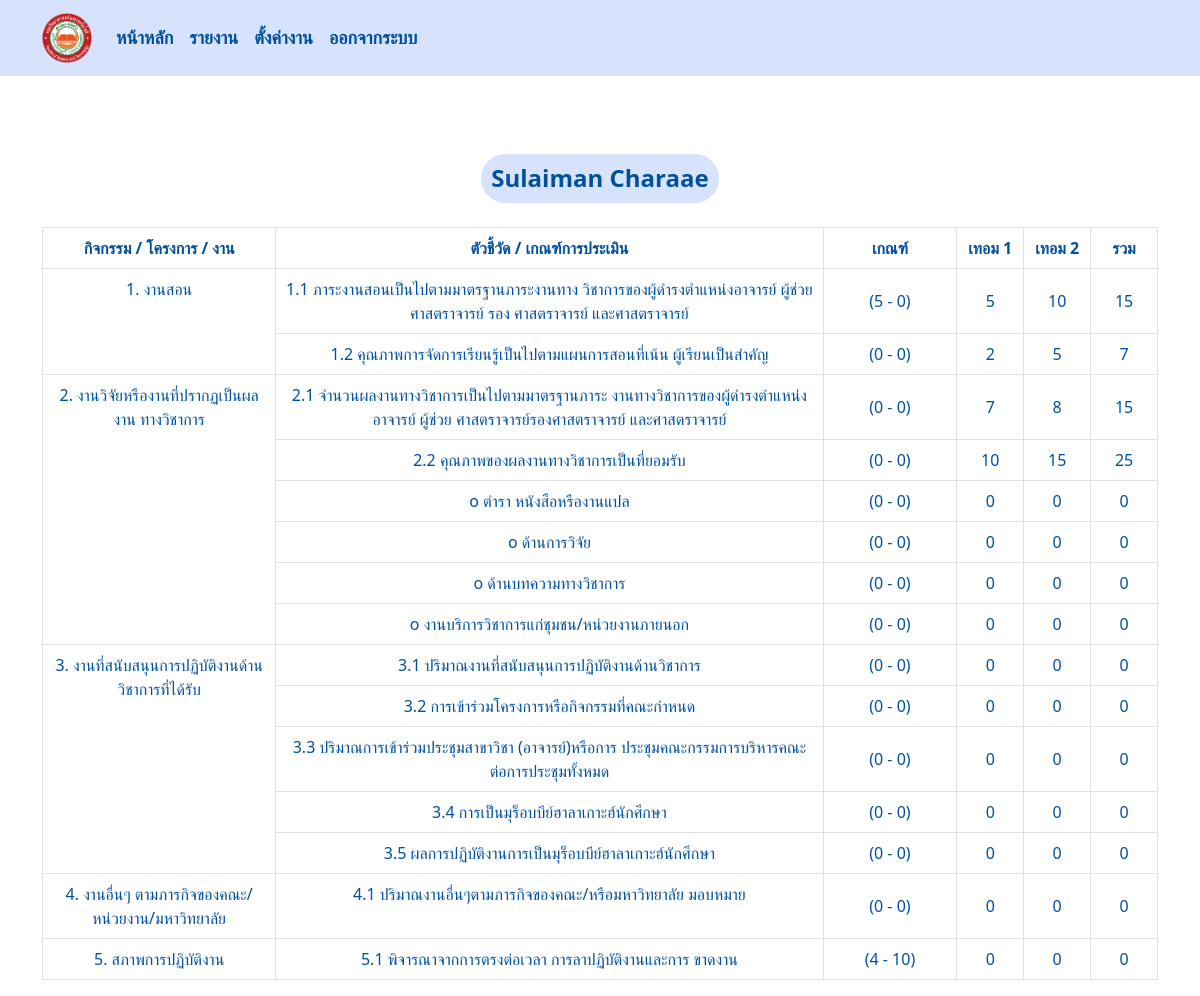
/report/1/ (signed in), run on an earlier commit of the app's database.
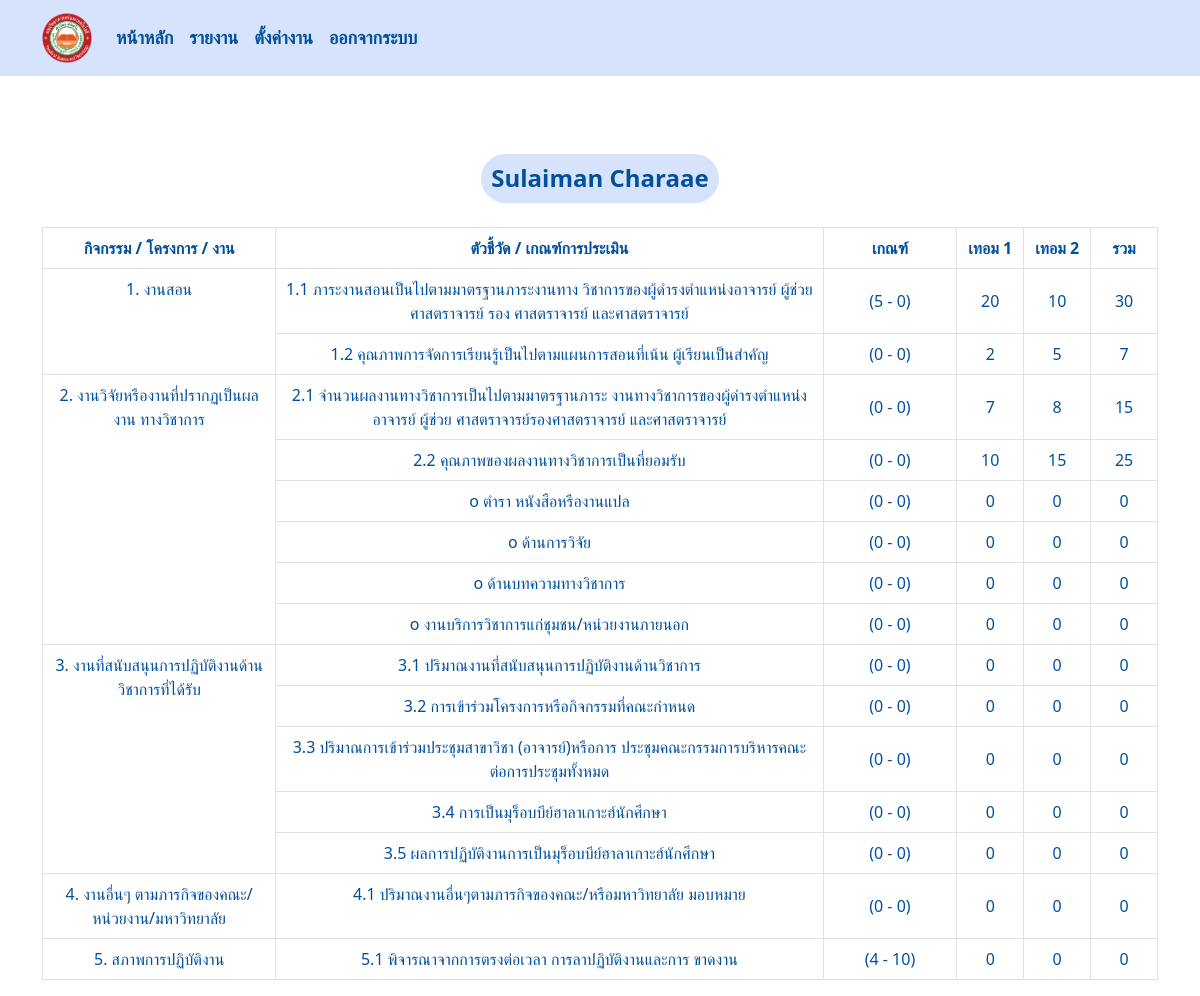
And on a later commit of the database.
### managesystem/models.py (models this page shows, shortened)
class Result(models.Model):
    employee = models.ForeignKey(Employee, on_delete=models.CASCADE)
    work = models.ForeignKey(Setunit, on_delete=models.CASCADE)
    term1 = models.PositiveIntegerField(default=0)
    term2 = models.PositiveIntegerField(default=0)
    total = models.PositiveIntegerField(default=0)
    result = models.PositiveIntegerField(default=0)
    file = models.FileField(upload_to='documents/')

class Employee(models.Model):
    username = models.ForeignKey(User, on_delete=models.CASCADE)
    POSITION_CHOICES = [
        ('Dean', 'Dean'),
        ('Lecturer', 'Lecturer'),
        ('Researcher', 'Researcher'),
    ]
    position = models.CharField(max_length=50, choices=POSITION_CHOICES)

class Work(models.Model):
    name = models.CharField(max_length=100) ### col for กิจกรรม
    description = models.TextField() ### col for ตัวชี่วัด

class Setunit(models.Model):
    name = models.ForeignKey(Work,on_delete=models.CASCADE) ### ตำแหน่ง
    minunit = models.PositiveIntegerField(default=0) ### ค่าน้ำหนักตำ
    maxunit = models.PositiveIntegerField(default=0) ### สูง
    POSITION_CHOICES = [
        ('Dean', 'Dean'),
        ('Lecturer', 'Lecturer'),
        ('Researcher', 'Researcher'),
    ]
    position = models.CharField(max_length=50, choices=POSITION_CHOICES)

### managesystem/views.py (the view)
# urls.py: path('report/<int:employee_id>/', views.report_view, name='report')
@login_required
def report_view(request, employee_id):
    employee = get_object_or_404(Employee, id=employee_id)
    results = Result.objects.filter(employee=employee)
    grouped_works = {key: list(group) for key, group in itertools.groupby(results, key=lambda x: x.work.name.name)}
    context = {
        'grouped_works': grouped_works,
        'results': results,
    }
    return render(request, "report.html", context)

### templates/report.html (shortened to what this page needs)
{% include 'navbar.html' %}
<!DOCTYPE html>
<html lang="en">
<head>
    {% load static %}
    <link rel="stylesheet" href="{% static 'css/report.css' %}">
</head>
<body>
    <div class="container mt-5 text-center">
        {% with name=results.first %}
            {% if name %}
                <h3 class="text-center mb-4 name">{{ name.employee.username.first_name }} {{ name.employee.username.last_name }}</h3>
            {% endif %}
        {% endwith %}
        <div class="table-responsive">
        <table id="workdata-table" class="table table-bordered">
            <thead class="thead-dark">
                <tr>
                    <th data-filter="true" data-filter-type="select">กิจกรรม / โครงการ / งาน</th>
                    <th data-filter="true" data-filter-type="select">ตัวชี้วัด / เกณฑ์การประเมิน</th>
                    <th data-filter="true" data-filter-type="select">เกณฑ์</th>
                    <th data-filter="true" data-filter-type="select" style="width: 6%;">เทอม 1</th>
                    <th data-filter="true" data-filter-type="select" style="width: 6%;">เทอม 2</th>
                    <th data-filter="true" data-filter-type="select" style="width: 6%;">รวม</th>
                </tr>
            </thead>
            <tbody>
                {% for group_name, group_works in grouped_works.items %}
                <tr>
                    <td class="text-left" rowspan="{{ group_works|length }}">{{ group_name }}</td>
                    <td class="text-left" name="{{group_works.0.work.name.id}}">{{ group_works.0.work.name.description }}</td>
                    <td class="text-center align-middle" style="width: 12%;">
                        ({{group_works.0.work.minunit}} - {{group_works.0.work.maxunit}})
                    </td>
                    <td class="align-middle">{{ group_works.0.term1 }}</td>
                    <td class="align-middle">{{ group_works.0.term2 }}</td>
                    <td class="align-middle">{{ group_works.0.total }}</td>
                </tr>
                {% for work in group_works|slice:"1:" %}
                    <tr>
                        <td class="text-left">{{ work.work.name.description }}</td>
                            <td class="text-center align-middle" style="width: 10%;">
                                 ({{work.work.minunit}} - {{work.work.maxunit}})
                            </td>
                        <td class="align-middle">{{ work.term1 }}</td>
                        <td class="align-middle">{{ work.term2 }}</td>
                        <td class="align-middle">{{ work.total }}</td>
                    </tr>
                    {% endfor %}
                {% endfor %}
            </tbody>
        </table>
        </div>
</body>
</html>

What changed in the data, as far as the page shows it:
changed Result "1. งานสอน": term1 "5" → "20"; total "15" → "30"
